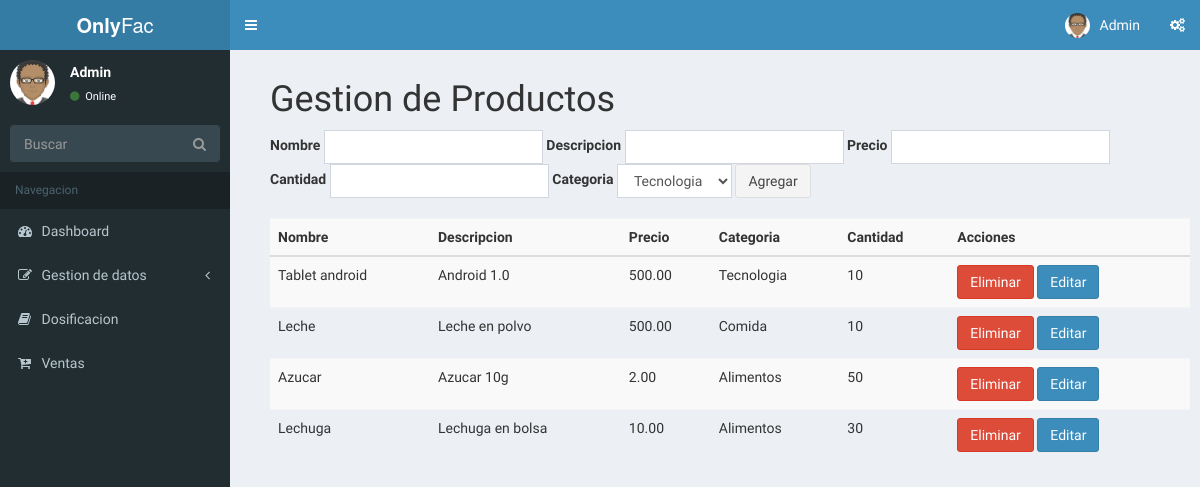
The page /index.php/producto on the database its author committed.
### tables this page shows
CREATE TABLE `producto` (
  `idProducto` int(11) NOT NULL AUTO_INCREMENT,
  `nombre` varchar(35) DEFAULT NULL,
  `descripcionpro` varchar(45) DEFAULT NULL,
  `precio` decimal(18,2) DEFAULT NULL,
  `Categoria_idCategoria` int(11) NOT NULL,
  `cantidad` int(11) DEFAULT '0',
  PRIMARY KEY (`idProducto`),
  KEY `fk_Producto_Categoria1_idx` (`Categoria_idCategoria`),
  CONSTRAINT `fk_Producto_Categoria1` FOREIGN KEY (`Categoria_idCategoria`) REFERENCES `categoria` (`idCategoria`) ON DELETE NO ACTION ON UPDATE NO ACTION
);

CREATE TABLE `categoria` (
  `idCategoria` int(11) NOT NULL AUTO_INCREMENT,
  `descripcion` varchar(25) DEFAULT NULL,
  PRIMARY KEY (`idCategoria`)
);

### application/controllers/producto.php (called while the page is built, shortened)
<?php
class Producto extends CI_Controller {
	public function __construct(){
        $this->load->helper('url');
        $this->load->helper('form');
        $this->load->helper('security');
        $this->load->library('form_validation');
        $this->load->library('session');
        $this->load->model('Model_Producto');
    }
	public function index()
	{
        $data['content'] = "producto/index";
        $data['selectcat'] = $this->Model_Producto->selectcat();
        $data['select'] = $this->Model_Producto->select();
        $this->load->view("template", $data);
	}
}

### index.php (called while the page is built, shortened)
<?php
require_once BASEPATH.'core/CodeIgniter.php';

### application/models/model_producto.php (called while the page is built, shortened)
<?php
Class Model_Producto extends CI_Model {
    public function select()
    {
        $query = $this->db->query("SELECT * FROM producto p inner join categoria c on p.Categoria_idCategoria = c.idCategoria ");
        return $query->result();
    }
    public function selectcat(){
        $this->db->select('*');
        $this->db->from('categoria');
        $query = $this->db->get();
        return $query->result();
    }
}

### application/views/producto/index.php (the view)
<h1>Gestion de Productos</h1>
<?php if(isset($dataedit)) {echo form_open('producto/update'."/".$dataedit[0]->idProducto, 'class="form-inline"');} else { echo form_open('producto/insert', 'class="form-inline"');} ?>
  <div class="form-group">
    <label for="exampleInputName2">Nombre</label>
    <input type="text" name="proname" class="form-control" id="exampleInputName2" value="<?php if(isset($dataedit)){ echo $dataedit[0]->nombre;} ?>" />
  </div>
  <div class="form-group">
    <label for="exampleInputName2">Descripcion</label>
    <input type="text" name="prodescription" class="form-control" id="exampleInputName2" value="<?php if(isset($dataedit)){ echo $dataedit[0]->descripcionpro;} ?>" />
  </div>
  <div class="form-group">
    <label for="exampleInputName2">Precio</label>
    <input type="text" name="proprice" class="form-control" id="exampleInputName2" value="<?php if(isset($dataedit)){ echo $dataedit[0]->precio;} ?>" />
  </div>
  <div class="form-group">
    <label for="exampleInputName2">Cantidad</label>
    <input type="text" name="procantidad" class="form-control" id="exampleInputName2" value="<?php if(isset($dataedit)){ echo $dataedit[0]->cantidad;} ?>" />
  </div>
  <div class="form-group">
    <label for="exampleInputName2">Categoria</label>
    <select name = "procat" class="form-control">
        <?php
            foreach ($selectcat as $value) { ?>
                <?php if($value->idCategoria == $dataedit[0]->Categoria_idCategoria) { ?>
                <option selected value="<?php echo $value->idCategoria ?>"><?php echo $value->descripcion ?></option>
            <?php
            }
            else { ?>
                <option  value="<?php echo $value->idCategoria ?>"><?php echo $value->descripcion ?></option>
               <?php
            }
            }
        ?>
    </select>
  </div>
  <button type="submit" class="btn btn-default">
      <?php
        if(isset($dataedit)){
            echo "Actualizar";
        } else {
            echo "Agregar";
        }
      ?>
  </button>
<?php echo form_close(); ?>
<table class="table table-striped" style = "margin: 20px 0px;">
    <theader>
        <th>Nombre</th>
        <th>Descripcion</th>
        <th>Precio</th>
        <th>Categoria</th>
            <th>Cantidad</th>
        <th>Acciones</th>
    </theader>
    <tbody>
        <?php foreach ($select as $value) { ?>
            <tr>
                <td><?php echo $value->nombre; ?></td>
                <td><?php echo $value->descripcionpro; ?></td>
                <td><?php echo $value->precio; ?></td>
                <td><?php echo $value->descripcion; ?></td>
                <td><?php echo $value->cantidad; ?></td>
                <td>
                    <a href="<?php echo base_url('index.php/producto/delete')."/".$value->idProducto; ?>" type="button" class="btn btn-danger">Eliminar</a>
                    <a href="<?php echo base_url('index.php/producto/edit')."/".$value->idProducto; ?>" type="button" class="btn btn-primary">Editar</a>
                </td>
            </tr>
        <?php } ?>
    </tbody>
</table>

### rows shown on the page
producto: nombre "Tablet android", descripcionpro "Android 1.0", precio "500.00", Categoria_idCategoria.descripcion "Tecnologia", cantidad "10"
producto: nombre "Leche", descripcionpro "Leche en polvo", precio "500.00", Categoria_idCategoria.descripcion "Comida", cantidad "10"
producto: nombre "Azucar", descripcionpro "Azucar 10g", precio "2.00", Categoria_idCategoria.descripcion "Alimentos", cantidad "50"
producto: nombre "Lechuga", descripcionpro "Lechuga en bolsa", precio "10.00", Categoria_idCategoria.descripcion "Alimentos", cantidad "30"

### other values the page prints
form field procat "Tecnologia"
